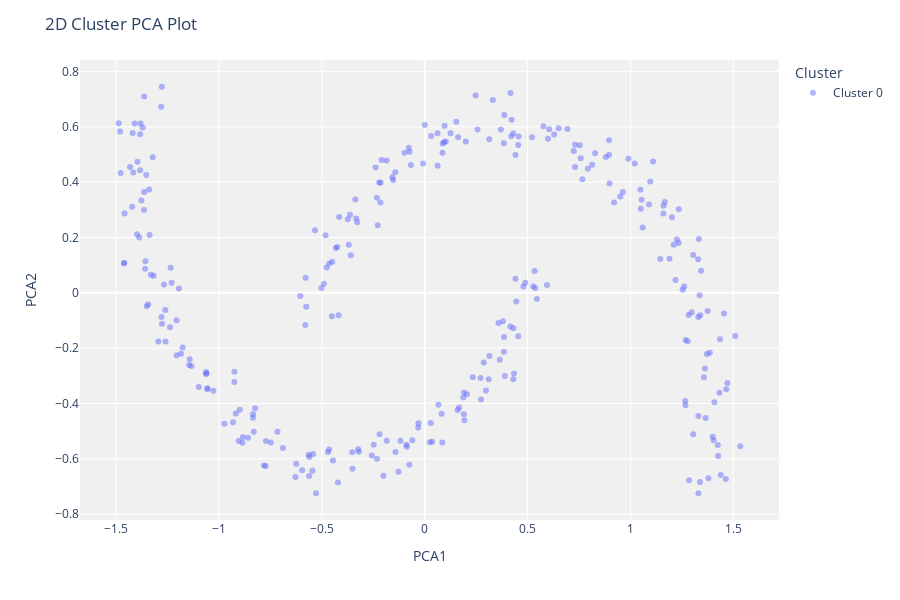

The notebook cell this image was saved under:
### Code cell
plot_model(db, plot='cluster')

### Figure 1 — Plotly figure (JSON) as saved in the notebook; plotly's stock layout.template omitted (floating-point values rounded to 4 significant figures; data arrays with more than 128 entries replaced by an {"elided": "..."} marker saying what was removed)
{"data": [{"customdata": {"elided": "300x1 float values"}, "hovertemplate": "Cluster=Cluster 0<br>PCA1=%{x}<br>PCA2=%{y}<br>Feature=%{customdata[0]}<extra></extra>", "legendgroup": "Cluster 0", "marker": {"color": "#636efa", "opacity": 0.5, "symbol": "circle"}, "mode": "markers", "name": "Cluster 0", "orientation": "v", "showlegend": true, "textposition": "top center", "type": "scatter", "x": {"elided": "300 float values"}, "xaxis": "x", "y": {"elided": "300 float values"}, "yaxis": "y"}], "layout": {"height": 600, "legend": {"title": {"text": "Cluster"}, "tracegroupgap": 0}, "margin": {"t": 60}, "plot_bgcolor": "rgb(240,240,240)", "title": {"text": "2D Cluster PCA Plot"}, "xaxis": {"anchor": "y", "domain": [0.0, 1.0], "title": {"text": "PCA1"}}, "yaxis": {"anchor": "x", "domain": [0.0, 1.0], "title": {"text": "PCA2"}}}}
